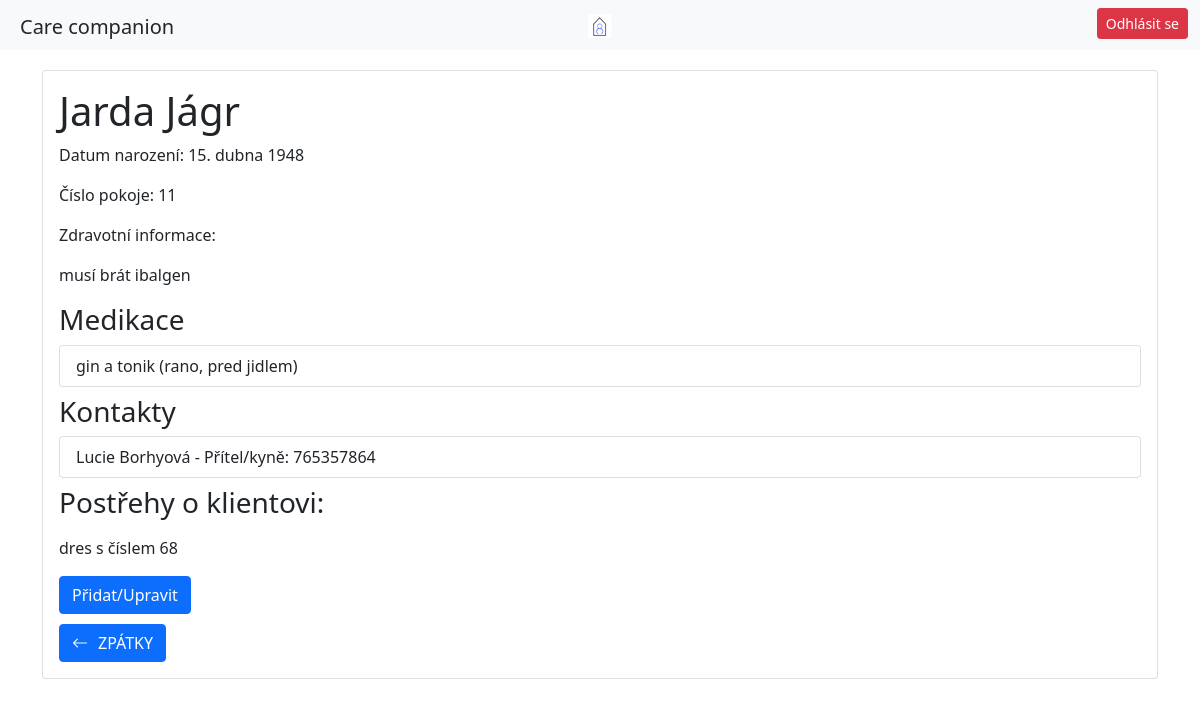
The app's page /opatrovnik/karty-klientu/Jarda-Jágr/ (signed in) with its own data.
### patient/models.py (models this page shows)
class Patient(models.Model):
    user = models.OneToOneField(User, on_delete=models.CASCADE, default='', related_name='patient_profile')
    date_of_admission = models.DateField()
    room_number = models.IntegerField()
    birthday = models.DateField()
    health_info = models.TextField()
    observations = models.TextField(blank=True, null=True)
    objects = models.Manager()
    class ContactManager(models.Manager):
        def create_contact(self, patient, relationship, name, phone_number):
            return self.create(patient=patient, relationship=relationship, name=name, phone_number=phone_number)
    class MedicationIntakeManager(models.Manager):
        def create_medication(self, patient, medication, when, how):
            return self.create(patient=patient, medication=medication, when=when, how=how)
    medications = MedicationIntakeManager()
    contacts = ContactManager()
    class ActivityManager(models.Manager):
        def create_activity(self, patient, date, time, description):
            return self.create(patient=patient, date=date, time=time, description=description)
    activities = ActivityManager()
    @property
    def first_name(self):
        return self.user.first_name
    @property
    def last_name(self):
        return self.user.last_name

class MedicationIntake(models.Model):
    medication = models.CharField(max_length=50)
    WHEN_CHOICES = (
        ('rano', 'Ráno'),
        ('v poledne', 'V poledne'),
        ('vecer', 'Večer'),
        ('v noci', 'V noci'),
        ('jine', 'Jiné'),
    )
    when = models.CharField(max_length=20, choices=WHEN_CHOICES)
    HOW_CHOICES = (
        ('pred jidlem', 'Před jídlem'),
        ('s jidlem', 'S jídlem'),
        ('po jidle', 'Po jídle'),
        ('jine', 'Jiné'),
    )
    how = models.CharField(max_length=20, choices=HOW_CHOICES)
    patient = models.ForeignKey(Patient, on_delete=models.CASCADE)

class Contact(models.Model):
    RELATIONSHIP_CHOICES = (
        ('syn/dcera', 'Syn/Dcera'),
        ('pritel/kyne', 'Přítel/kyně'),
        ('sourozenec', 'Sourozenec'),
        ('rodic', 'Rodič'),
        ('manzel/ka', 'Manžel/ka'),
        ('jini pribuzni', 'Jiní příbuzní'),
        ('jine', 'Jiné'),
    )
    relationship = models.CharField(max_length=20, choices=RELATIONSHIP_CHOICES)
    name = models.CharField(max_length=25)
    phone_number = models.IntegerField(null=True)
    patient = models.ForeignKey(Patient, on_delete=models.CASCADE)

### home/decorators.py (the view)
        def _wrapped_view(request, *args, **kwargs):
            if request.user.is_authenticated:
                groups = request.user.groups.values_list('name', flat=True)
                if group_name in groups:
                    return view_func(request, *args, **kwargs)
            return redirect('login_user')

### caregiver/views.py (called while the page is built)
@caregiver_required
def patient_info(request, full_name_of_patient):
    first_name, last_name = full_name_of_patient.split('-')
    patient = Patient.objects.get(user__first_name=first_name, user__last_name=last_name)
    form = ObservationForm(request.POST or None, instance=patient)
    if form.is_valid():
        form.save()
        return redirect('patient_info', full_name_of_patient)
    context = {
        'patient': patient,
        'form': form
    }
    return render(request, 'patient_info.html', context)

### caregiver/templates/patient_info.html (shortened to what this page needs)
{% extends 'base_caregiver.html' %}
{% load static %}
{% block navbar %}
     <a href="{% url 'index_caregiver' %}"><img src="{% static 'CareLogo.png' %}" alt="Italian Trulli"></a>
{% endblock %}
{% block content %}
<div class="container">
    <div class="card">
        <div class="card-body">
            <h1 class="card-title">{{ patient.first_name }} {{ patient.last_name }}</h1>
            <p class="card-text">Datum narození: {{ patient.birthday }}</p>
            <p class="card-text">Číslo pokoje: {{ patient.room_number }}</p>
            <p class="card-text">Zdravotní informace: {{ patient.health_info|linebreaks }}</p>
            <h3>Medikace</h3>
            <ul class="list-group">
                {% for medication_intake in patient.medicationintake_set.all %}
                    <li class="list-group-item">{{ medication_intake.medication }} ({{ medication_intake.when }}, {{ medication_intake.how }})</li>
                {% endfor %}
            </ul>
            <h3 class="pt-2">Kontakty</h3>
            <ul class="list-group">
                {% for contact in patient.contact_set.all %}
                    <li class="list-group-item">{{ contact.name }} - {{ contact.get_relationship_display }}: {{ contact.phone_number }}</li>
                {% endfor %}
            </ul>
            <h3 class="pt-2">Postřehy o klientovi:</h3>
            {% if not form.instance.observations %}
                <div id="current-observations" style="display: none;">
            {% else %}
                <div id="current-observations">
            {% endif %}
                <p>{{ patient.observations|linebreaks }}</p>
            </div>
            <button id="edit-observations" class="btn btn-primary" style="margin-top: 0px; margin-bottom: 10px">Přidat/Upravit</button>
            <br>
            <div class="container-fluid text-start">
                <a href="{% url 'medical_cards' %}" class="btn btn-primary"><i class="bi bi-arrow-left" style="margin-right: 10px;"></i>ZPÁTKY</a>
            </div>
        </div>
    </div>
</div>
</div>
{% endblock %}

### static/caregiver/caregiver.css (style rules this page uses)
.container-fluid { padding-left: 0; padding-right: 0; }
div .card { margin-top: 20px; }

### records on screen
Patient: first_name "Jarda", last_name "Jágr", birthday "15. dubna 1948", room_number "11", health_info "musí brát ibalgen", observations "dres s číslem 68"
MedicationIntake: medication "gin a tonik", when "rano", how "pred jidlem"
Contact: name "Lucie Borhyová", relationship "Přítel/kyně", phone_number "765357864"
